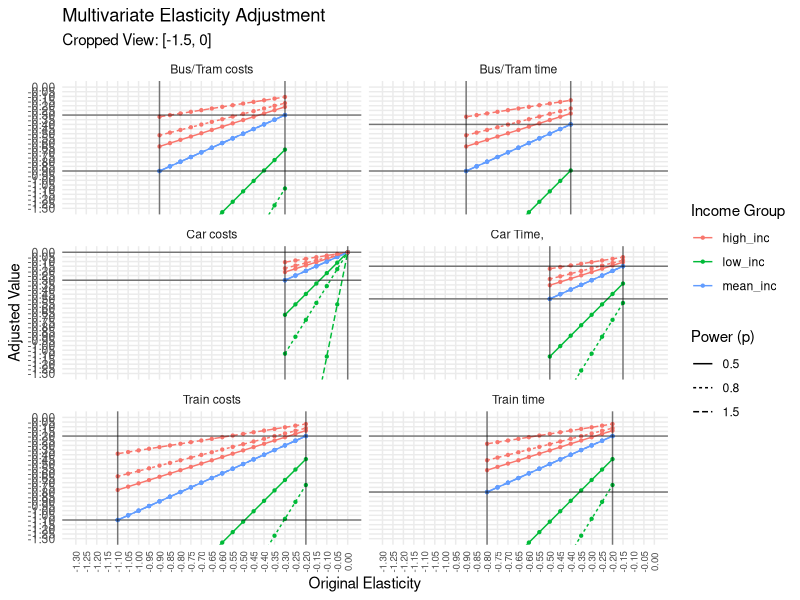

Source code (R):
library(ggplot2)
library(tidyr)
library(dplyr)

# 1. Define Input Table
meta_data <- data.frame(
  category = c("Car costs", "Car Time, ", "Train costs", "Train time", "Bus/Tram costs", "Bus/Tram time"),
  min_val = c(0, -0.15, -0.2, -0.2, -0.3, -0.4),
  max_val = c(-0.3, -0.5, -1.1, -0.8, -0.9, -0.9)
)

mean_val <- 5

# 2. Generate Sequences and Adjustments
# We use an anonymous function to expand the grid for each category
plot_data <- do.call(rbind, lapply(1:nrow(meta_data), function(i) {
  row <- meta_data[i, ]
  elasticity <- seq(row$min_val, row$max_val, by = -0.05)

  data.frame(
    category = row$category,
    original = elasticity,
    min_ref = row$min_val,
    max_ref = row$max_val
  )
}))

# 3. Apply multiple powers (0.5, 0.8, 1.5)
# Using 'crossing' to apply every power to every row
powers <- c(0.5, 0.8, 1.5)
df_final <- plot_data %>%
  crossing(power = powers) %>%
  mutate(
    low_inc  = original / (1 / mean_val)^power,
    mean_inc = original,
    high_inc = original / (10 / mean_val)^power
  ) %>%
  # Pivot to long format for ggplot coloring
  pivot_longer(
    cols = c(low_inc, mean_inc, high_inc),
    names_to = "income_group",
    values_to = "adjusted"
  )

# 4. Visualization with Cropped Coordinate System
ggplot(df_final, aes(x = original, y = adjusted, color = income_group, linetype = as.factor(power))) +
  geom_line() +
  geom_point(size = 0.8) +
  # Use fixed scales to maintain the -1.5 to 0 crop across all facets
  facet_wrap(~category, ncol = 2) +
  # Reference lines
  geom_hline(aes(yintercept = min_ref), linetype = "solid", color = "black", alpha = 0.5) +
  geom_hline(aes(yintercept = max_ref), linetype = "solid", color = "black", alpha = 0.5) +
  geom_vline(aes(xintercept = min_ref), linetype = "solid", color = "black", alpha = 0.5) +
  geom_vline(aes(xintercept = max_ref), linetype = "solid", color = "black", alpha = 0.5) +
  # Define axis breaks with 0.05 increments as requested
  scale_x_continuous(breaks = seq(-1.3, 0, by = 0.05)) +
  scale_y_continuous(breaks = seq(-1.3, 0, by = 0.05)) +
  # Perform the crop (Zoom)
  coord_cartesian(xlim = c(-1.3, 0), ylim = c(-1.3, 0)) +
  labs(
    title = "Multivariate Elasticity Adjustment",
    subtitle = "Cropped View: [-1.5, 0]",
    x = "Original Elasticity",
    y = "Adjusted Value",
    color = "Income Group",
    linetype = "Power (p)"
  ) +
  theme_minimal() +
  theme(
    axis.text.x = element_text(angle = 90, vjust = 0.5, size = 7),
    panel.grid.minor = element_blank()
  )
